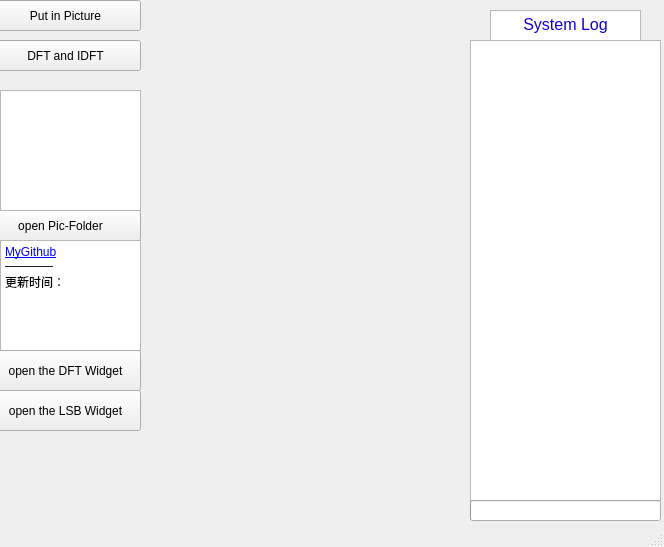
<?xml version="1.0" encoding="UTF-8"?>
<ui version="4.0">
 <class>MainWindow</class>
 <widget class="QMainWindow" name="MainWindow">
  <property name="geometry">
   <rect>
    <x>0</x>
    <y>0</y>
    <width>664</width>
    <height>547</height>
   </rect>
  </property>
  <property name="windowTitle">
   <string>MainWindow</string>
  </property>
  <widget class="QWidget" name="centralwidget">
   <widget class="QPushButton" name="DFT">
    <property name="geometry">
     <rect>
      <x>-10</x>
      <y>40</y>
      <width>151</width>
      <height>31</height>
     </rect>
    </property>
    <property name="text">
     <string>DFT and IDFT</string>
    </property>
   </widget>
   <widget class="QPushButton" name="openFolder">
    <property name="geometry">
     <rect>
      <x>-20</x>
      <y>210</y>
      <width>161</width>
      <height>31</height>
     </rect>
    </property>
    <property name="text">
     <string>open Pic-Folder</string>
    </property>
   </widget>
   <widget class="QPushButton" name="InputPhoto">
    <property name="geometry">
     <rect>
      <x>-10</x>
      <y>0</y>
      <width>151</width>
      <height>31</height>
     </rect>
    </property>
    <property name="text">
     <string>Put in Picture</string>
    </property>
   </widget>
   <widget class="QTextBrowser" name="Developer">
    <property name="geometry">
     <rect>
      <x>0</x>
      <y>240</y>
      <width>141</width>
      <height>111</height>
     </rect>
    </property>
    <property name="html">
     <string>&lt;!DOCTYPE HTML PUBLIC &quot;-//W3C//DTD HTML 4.0//EN&quot; &quot;http://www.w3.org/TR/REC-html40/strict.dtd&quot;&gt;
&lt;html&gt;&lt;head&gt;&lt;meta name=&quot;qrichtext&quot; content=&quot;1&quot; /&gt;&lt;style type=&quot;text/css&quot;&gt;
p, li { white-space: pre-wrap; }
&lt;/style&gt;&lt;/head&gt;&lt;body style=&quot; font-family:'SimSun'; font-size:9pt; font-weight:400; font-style:normal;&quot;&gt;
&lt;p style=&quot; margin-top:0px; margin-bottom:0px; margin-left:0px; margin-right:0px; -qt-block-indent:0; text-indent:0px;&quot;&gt;&lt;a href=&quot;https://github.com/sngo666&quot;&gt;&lt;span style=&quot; text-decoration: underline; color:#0000ff;&quot;&gt;MyGithub&lt;/span&gt;&lt;/a&gt;&lt;/p&gt;
&lt;p style=&quot; margin-top:0px; margin-bottom:0px; margin-left:0px; margin-right:0px; -qt-block-indent:0; text-indent:0px;&quot;&gt;————&lt;/p&gt;
&lt;p style=&quot; margin-top:0px; margin-bottom:0px; margin-left:0px; margin-right:0px; -qt-block-indent:0; text-indent:0px;&quot;&gt;更新时间：&lt;/p&gt;
&lt;p style=&quot;-qt-paragraph-type:empty; margin-top:0px; margin-bottom:0px; margin-left:0px; margin-right:0px; -qt-block-indent:0; text-indent:0px;&quot;&gt;&lt;br /&gt;&lt;/p&gt;&lt;/body&gt;&lt;/html&gt;</string>
    </property>
   </widget>
   <widget class="QTextBrowser" name="myFilePath">
    <property name="geometry">
     <rect>
      <x>0</x>
      <y>90</y>
      <width>141</width>
      <height>121</height>
     </rect>
    </property>
   </widget>
   <widget class="QTextBrowser" name="LogBrow">
    <property name="geometry">
     <rect>
      <x>470</x>
      <y>40</y>
      <width>191</width>
      <height>461</height>
     </rect>
    </property>
   </widget>
   <widget class="QTextBrowser" name="textBrowser">
    <property name="geometry">
     <rect>
      <x>490</x>
      <y>10</y>
      <width>151</width>
      <height>31</height>
     </rect>
    </property>
    <property name="html">
     <string>&lt;!DOCTYPE HTML PUBLIC &quot;-//W3C//DTD HTML 4.0//EN&quot; &quot;http://www.w3.org/TR/REC-html40/strict.dtd&quot;&gt;
&lt;html&gt;&lt;head&gt;&lt;meta name=&quot;qrichtext&quot; content=&quot;1&quot; /&gt;&lt;style type=&quot;text/css&quot;&gt;
p, li { white-space: pre-wrap; }
&lt;/style&gt;&lt;/head&gt;&lt;body style=&quot; font-family:'SimSun'; font-size:9pt; font-weight:400; font-style:normal;&quot;&gt;
&lt;p align=&quot;center&quot; style=&quot; margin-top:0px; margin-bottom:0px; margin-left:0px; margin-right:0px; -qt-block-indent:0; text-indent:0px;&quot;&gt;&lt;span style=&quot; font-size:12pt; color:#1201d4;&quot;&gt;System Log&lt;/span&gt;&lt;/p&gt;&lt;/body&gt;&lt;/html&gt;</string>
    </property>
   </widget>
   <widget class="QPushButton" name="cleanLog">
    <property name="geometry">
     <rect>
      <x>0</x>
      <y>500</y>
      <width>141</width>
      <height>21</height>
     </rect>
    </property>
    <property name="text">
     <string/>
    </property>
    <property name="flat">
     <bool>true</bool>
    </property>
   </widget>
   <widget class="QProgressBar" name="cleanBar">
    <property name="geometry">
     <rect>
      <x>470</x>
      <y>500</y>
      <width>191</width>
      <height>21</height>
     </rect>
    </property>
    <property name="inputMethodHints">
     <set>Qt::ImhNone</set>
    </property>
    <property name="maximum">
     <number>10</number>
    </property>
    <property name="value">
     <number>0</number>
    </property>
    <property name="textVisible">
     <bool>false</bool>
    </property>
   </widget>
   <widget class="QPushButton" name="openDFT">
    <property name="geometry">
     <rect>
      <x>-10</x>
      <y>350</y>
      <width>151</width>
      <height>41</height>
     </rect>
    </property>
    <property name="text">
     <string>open the DFT Widget</string>
    </property>
   </widget>
   <widget class="QLabel" name="Pic">
    <property name="geometry">
     <rect>
      <x>150</x>
      <y>0</y>
      <width>311</width>
      <height>521</height>
     </rect>
    </property>
    <property name="text">
     <string/>
    </property>
   </widget>
   <widget class="QPushButton" name="openLSB">
    <property name="geometry">
     <rect>
      <x>-10</x>
      <y>390</y>
      <width>151</width>
      <height>41</height>
     </rect>
    </property>
    <property name="text">
     <string>open the LSB Widget</string>
    </property>
   </widget>
   <zorder>cleanLog</zorder>
   <zorder>LogBrow</zorder>
   <zorder>cleanBar</zorder>
   <zorder>DFT</zorder>
   <zorder>openFolder</zorder>
   <zorder>InputPhoto</zorder>
   <zorder>Developer</zorder>
   <zorder>myFilePath</zorder>
   <zorder>textBrowser</zorder>
   <zorder>openDFT</zorder>
   <zorder>Pic</zorder>
   <zorder>openLSB</zorder>
  </widget>
  <widget class="QStatusBar" name="statusbar"/>
 </widget>
 <resources/>
 <connections/>
</ui>
